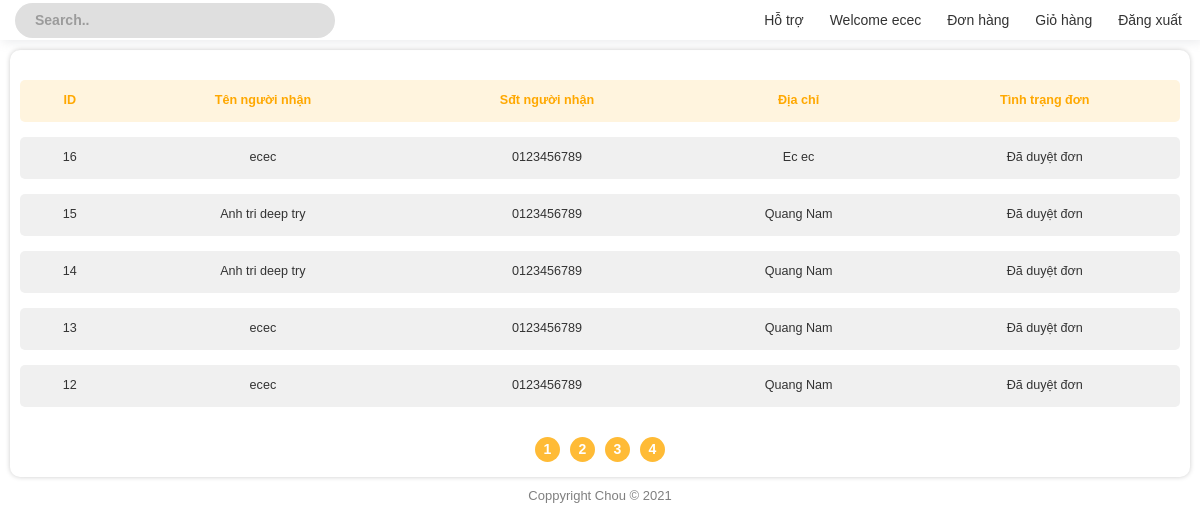
Page /Client/order_status.php?page=2 (signed in) on the committed database.
### tables this page shows
CREATE TABLE `bill` (
  `id` int(11) NOT NULL,
  `customer_id` int(11) NOT NULL,
  `time_order` datetime NOT NULL DEFAULT CURRENT_TIMESTAMP,
  `recipient_name` varchar(20) NOT NULL,
  `customer_phone` varchar(20) NOT NULL,
  `customer_address` varchar(30) NOT NULL,
  `note` varchar(30) NOT NULL,
  `status` tinyint(4) NOT NULL
);

### Client/cart/order_status_content.php (the view, shortened to what this page needs)
<!DOCTYPE html>
<html lang="en">
<head>
    <link rel="stylesheet" href="./css/main.css?v=2.3">
</head>
<body>
    <?php
    $page = 1;
    $user_id = $_SESSION['id'];
    if (isset($_GET['page'])) {
        $page = $_GET['page'];
    }
    $number_of_post_query = "SELECT count(*) FROM bill WHERE customer_id = '$user_id'";
    $post_array = mysqli_query($connect, $number_of_post_query);
    $result_array = mysqli_fetch_array($post_array);
    $number_of_post = $result_array['count(*)'];
    $number_post_per_page = 5;
    $number_of_page = ceil($number_of_post / $number_post_per_page);
    $number_of_skip_page = $number_post_per_page * ($page - 1);
    $querry = "SELECT * FROM bill WHERE customer_id = '$user_id' ORDER BY id DESC LIMIT $number_post_per_page OFFSET $number_of_skip_page ";
    $result = mysqli_query($connect, $querry);
    ?>
    <div class="content_container">
        <table class="styled-table">
            <thead>
                <tr>
                    <th>ID</th>
                    <th>Tên người nhận</th>
                    <th>Sđt người nhận</th>
                    <th>Địa chỉ</th>
                    <th>Tình trạng đơn</th>
                </tr>
            </thead>
            <tbody>
                <?php foreach ($result as $bill) { ?>
                    <tr>
                        <td><a href="bill_detail.php?bill_detail=<?php echo $bill['id'] ?>"><?php echo $bill['id'] ?></a></td>
                        <td><a href="bill_detail.php?bill_detail=<?php echo $bill['id'] ?>"><?php echo $bill['recipient_name'] ?></a></td>
                        <td><a href="bill_detail.php?bill_detail=<?php echo $bill['id'] ?>"><?php echo $bill['customer_phone'] ?></a></td>
                        <td><a href="bill_detail.php?bill_detail=<?php echo $bill['id'] ?>"><?php echo $bill['customer_address'] ?></a></td>
                        <td><a href="bill_detail.php?bill_detail=<?php echo $bill['id'] ?>">
                                <?php
                                if ($bill['status'] == 1) {
                                    echo "Chờ duyệt đơn";
                                } else if ($bill['status'] == 2) {
                                    echo "Đã duyệt đơn";
                                } else if ($bill['status'] == 3) {
                                    echo "Đã hủy đơn";
                                }
                                ?>
                            </a>
                        </td>
                    </tr>
                <?php } ?>
            </tbody>
        </table>
        <div class="page_number_list">
            <?php for ($i = 1; $i <= $number_of_page; $i++) { ?>
                <div class="page_number">
                    <a href="?page=<?php echo $i; ?>">
                        <?php echo $i; ?>
                    </a>
                </div>
            <?php } ?>
        </div>
    </div>
</body>
</html>

### Client/css/main.css (style rules this page uses)
::placeholder { color: black; opacity: 0.3; font-weight: 600; }
.content_container { background-color: #fff; margin: 10px; padding: 10px; border-radius: 10px; box-shadow: 0px 0px 5px rgba(0, 0, 0, 0.205); }
.styled-table thead tr { background-color: #FFF4DE; color: #FFA800 !important; text-align: center; }
.styled-table th, .styled-table td { padding: 12px 15px; text-align: center; }
.styled-table td:first-child, .styled-table th:first-child { border-radius: 5px 0px 0px 5px; }
.styled-table td:last-child, .styled-table th:last-child { border-radius: 0 5px 5px 0; }
.styled-table tbody tr { background-color: #f0f0f0 !important; color: #4b4c4d; }
.styled-table tbody tr:nth-of-type(even) { background-color: #fff; }
.styled-table tbody tr:last-of-type { border-bottom: none; }
.styled-table { border-collapse:separate; border-spacing:0 15px; margin: 5px 0; font-size: 0.9em; font-family: sans-serif; min-width: 400px; width: 100%; }
.styled-table a { color:#333 !important; }
.page_number_list { display: flex; flex-direction: row; align-items: center; justify-content: center; margin-top: 10px; }
.page_number { background-color: #FFBB36; height: 25px; width: 25px; border-radius: 50%; display: flex; justify-content: center; align-items: center; margin: 5px; }
.page_number a { color: white; font-weight: 600; }

### Client/css/styles.css (style rules this page uses)
:root { --light-gray: #2b3032a1; --primary-color: #45ccb8; --border: #3a3737; --text-color: #fff; --text-color-secondary: #2b3032; --roboto: "Roboto", sans-serif; --gugi: "Gugi", cursive; --sofia: "Sofia", cursive; --anton: "Anton", sans-serif; --banner-height: 300px; }
body { overflow: visible !important; padding-right: 0 !important; }
html, body { margin: 0px; padding: 0px; color: rgb(37, 37, 37); font-family: "Poppins", sans-serif; }
a:link { color: #3535ec; text-decoration: none; }

### rows in the picture
bill: id "16", recipient_name "ecec", customer_phone "0123456789", customer_address "Ec ec", status "Đã duyệt đơn"
bill: id "15", recipient_name "Anh tri deep try", customer_phone "0123456789", customer_address "Quang Nam", status "Đã duyệt đơn"
bill: id "14", recipient_name "Anh tri deep try", customer_phone "0123456789", customer_address "Quang Nam", status "Đã duyệt đơn"
bill: id "13", recipient_name "ecec", customer_phone "0123456789", customer_address "Quang Nam", status "Đã duyệt đơn"
bill: id "12", recipient_name "ecec", customer_phone "0123456789", customer_address "Quang Nam", status "Đã duyệt đơn"

### other values in the picture
$_SESSION['name'] "ecec"
